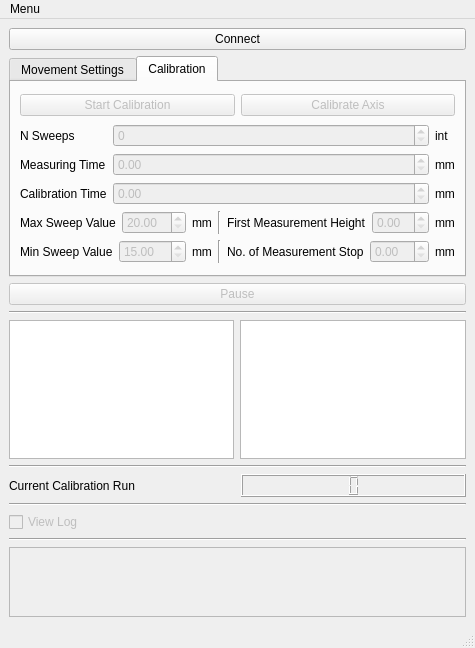
<?xml version="1.0" encoding="UTF-8"?>
<ui version="4.0">
 <class>calibrationUI</class>
 <widget class="QMainWindow" name="calibrationUI">
  <property name="geometry">
   <rect>
    <x>0</x>
    <y>0</y>
    <width>463</width>
    <height>648</height>
   </rect>
  </property>
  <property name="windowTitle">
   <string>Calibration UI</string>
  </property>
  <property name="windowOpacity">
   <double>1.000000000000000</double>
  </property>
  <property name="statusTip">
   <string extracomment="Press to move up"/>
  </property>
  <property name="tabShape">
   <enum>QTabWidget::Rounded</enum>
  </property>
  <widget class="QWidget" name="centralWidget">
   <layout class="QVBoxLayout" name="verticalLayout_4">
    <item>
     <layout class="QHBoxLayout" name="horizontalLayout_3">
      <item>
       <widget class="QPushButton" name="connectButton">
        <property name="text">
         <string>Connect</string>
        </property>
       </widget>
      </item>
     </layout>
    </item>
    <item>
     <widget class="QTabWidget" name="Tabs">
      <property name="sizePolicy">
       <sizepolicy hsizetype="Expanding" vsizetype="Expanding">
        <horstretch>0</horstretch>
        <verstretch>0</verstretch>
       </sizepolicy>
      </property>
      <property name="currentIndex">
       <number>1</number>
      </property>
      <widget class="QWidget" name="Settings">
       <attribute name="title">
        <string>Movement Settings</string>
       </attribute>
       <layout class="QVBoxLayout" name="verticalLayout_2">
        <item>
         <spacer name="settingsTabTopVpacer">
          <property name="orientation">
           <enum>Qt::Vertical</enum>
          </property>
          <property name="sizeHint" stdset="0">
           <size>
            <width>20</width>
            <height>20</height>
           </size>
          </property>
         </spacer>
        </item>
        <item>
         <layout class="QGridLayout" name="settingsInputsGridLayout">
          <item row="0" column="0">
           <widget class="QLabel" name="speedLabel">
            <property name="sizePolicy">
             <sizepolicy hsizetype="Fixed" vsizetype="Minimum">
              <horstretch>0</horstretch>
              <verstretch>0</verstretch>
             </sizepolicy>
            </property>
            <property name="text">
             <string>Speed</string>
            </property>
           </widget>
          </item>
          <item row="1" column="0">
           <widget class="QLabel" name="zAxisLabel">
            <property name="sizePolicy">
             <sizepolicy hsizetype="Fixed" vsizetype="Minimum">
              <horstretch>0</horstretch>
              <verstretch>0</verstretch>
             </sizepolicy>
            </property>
            <property name="text">
             <string>Z-Axis</string>
            </property>
           </widget>
          </item>
          <item row="1" column="3">
           <widget class="QLabel" name="zAxisUnitLabel">
            <property name="sizePolicy">
             <sizepolicy hsizetype="Fixed" vsizetype="Minimum">
              <horstretch>0</horstretch>
              <verstretch>0</verstretch>
             </sizepolicy>
            </property>
            <property name="text">
             <string>sec</string>
            </property>
           </widget>
          </item>
          <item row="2" column="0">
           <widget class="QLabel" name="stepSizeLabel">
            <property name="sizePolicy">
             <sizepolicy hsizetype="Fixed" vsizetype="Minimum">
              <horstretch>0</horstretch>
              <verstretch>0</verstretch>
             </sizepolicy>
            </property>
            <property name="text">
             <string>Step-Size</string>
            </property>
           </widget>
          </item>
          <item row="2" column="3">
           <widget class="QLabel" name="stepSizeUnitLabel">
            <property name="sizePolicy">
             <sizepolicy hsizetype="Fixed" vsizetype="Minimum">
              <horstretch>0</horstretch>
              <verstretch>0</verstretch>
             </sizepolicy>
            </property>
            <property name="text">
             <string>sec</string>
            </property>
           </widget>
          </item>
          <item row="0" column="3">
           <widget class="QLabel" name="speedUnitLabel">
            <property name="sizePolicy">
             <sizepolicy hsizetype="Fixed" vsizetype="Minimum">
              <horstretch>0</horstretch>
              <verstretch>0</verstretch>
             </sizepolicy>
            </property>
            <property name="maximumSize">
             <size>
              <width>16777215</width>
              <height>16777215</height>
             </size>
            </property>
            <property name="mouseTracking">
             <bool>true</bool>
            </property>
            <property name="text">
             <string>mm/s</string>
            </property>
            <property name="textFormat">
             <enum>Qt::AutoText</enum>
            </property>
           </widget>
          </item>
          <item row="0" column="1" colspan="2">
           <widget class="QDoubleSpinBox" name="speedSpin">
            <property name="enabled">
             <bool>false</bool>
            </property>
            <property name="sizePolicy">
             <sizepolicy hsizetype="Expanding" vsizetype="Fixed">
              <horstretch>0</horstretch>
              <verstretch>0</verstretch>
             </sizepolicy>
            </property>
            <property name="toolTip">
             <string extracomment="Add value to change  speed or change value using spin arrows"/>
            </property>
            <property name="decimals">
             <number>2</number>
            </property>
            <property name="maximum">
             <double>6.000000000000000</double>
            </property>
            <property name="singleStep">
             <double>0.100000000000000</double>
            </property>
           </widget>
          </item>
          <item row="1" column="1" colspan="2">
           <widget class="QDoubleSpinBox" name="zAxisSpin">
            <property name="enabled">
             <bool>false</bool>
            </property>
            <property name="minimum">
             <double>0.000000000000000</double>
            </property>
            <property name="maximum">
             <double>300.000000000000000</double>
            </property>
            <property name="singleStep">
             <double>0.100000000000000</double>
            </property>
            <property name="value">
             <double>0.000000000000000</double>
            </property>
           </widget>
          </item>
          <item row="2" column="1" colspan="2">
           <widget class="QDoubleSpinBox" name="stepSizeSpin">
            <property name="enabled">
             <bool>false</bool>
            </property>
           </widget>
          </item>
         </layout>
        </item>
        <item>
         <spacer name="settingsTabMiddleVSpacer">
          <property name="orientation">
           <enum>Qt::Vertical</enum>
          </property>
          <property name="sizeType">
           <enum>QSizePolicy::MinimumExpanding</enum>
          </property>
          <property name="sizeHint" stdset="0">
           <size>
            <width>20</width>
            <height>20</height>
           </size>
          </property>
         </spacer>
        </item>
        <item>
         <layout class="QHBoxLayout" name="settingsTabButtonHLayout">
          <item>
           <widget class="QPushButton" name="Up">
            <property name="enabled">
             <bool>false</bool>
            </property>
            <property name="sizePolicy">
             <sizepolicy hsizetype="MinimumExpanding" vsizetype="Fixed">
              <horstretch>0</horstretch>
              <verstretch>0</verstretch>
             </sizepolicy>
            </property>
            <property name="toolTip">
             <string extracomment="press to move  the sensor up"/>
            </property>
            <property name="text">
             <string>Up</string>
            </property>
           </widget>
          </item>
          <item>
           <widget class="QPushButton" name="Move">
            <property name="enabled">
             <bool>false</bool>
            </property>
            <property name="sizePolicy">
             <sizepolicy hsizetype="MinimumExpanding" vsizetype="Fixed">
              <horstretch>0</horstretch>
              <verstretch>0</verstretch>
             </sizepolicy>
            </property>
            <property name="toolTip">
             <string extracomment="Press to move the sensor position"/>
            </property>
            <property name="statusTip">
             <string/>
            </property>
            <property name="text">
             <string>Move</string>
            </property>
           </widget>
          </item>
          <item>
           <widget class="QPushButton" name="Down">
            <property name="enabled">
             <bool>false</bool>
            </property>
            <property name="sizePolicy">
             <sizepolicy hsizetype="MinimumExpanding" vsizetype="Fixed">
              <horstretch>0</horstretch>
              <verstretch>0</verstretch>
             </sizepolicy>
            </property>
            <property name="toolTip">
             <string extracomment="press to move  the sensor down"/>
            </property>
            <property name="text">
             <string>Down</string>
            </property>
           </widget>
          </item>
         </layout>
        </item>
        <item>
         <spacer name="settingsTabBottomVSpacer">
          <property name="orientation">
           <enum>Qt::Vertical</enum>
          </property>
          <property name="sizeType">
           <enum>QSizePolicy::MinimumExpanding</enum>
          </property>
          <property name="sizeHint" stdset="0">
           <size>
            <width>20</width>
            <height>20</height>
           </size>
          </property>
         </spacer>
        </item>
       </layout>
      </widget>
      <widget class="QWidget" name="Calibration">
       <attribute name="title">
        <string>Calibration</string>
       </attribute>
       <layout class="QVBoxLayout" name="verticalLayout_3">
        <item>
         <spacer name="calibrationTabTopSpacer">
          <property name="orientation">
           <enum>Qt::Vertical</enum>
          </property>
          <property name="sizeHint" stdset="0">
           <size>
            <width>20</width>
            <height>20</height>
           </size>
          </property>
         </spacer>
        </item>
        <item>
         <layout class="QHBoxLayout" name="calibartionButtonsHLayout">
          <item>
           <widget class="QPushButton" name="sweepPushButton">
            <property name="enabled">
             <bool>false</bool>
            </property>
            <property name="sizePolicy">
             <sizepolicy hsizetype="Expanding" vsizetype="Minimum">
              <horstretch>0</horstretch>
              <verstretch>0</verstretch>
             </sizepolicy>
            </property>
            <property name="text">
             <string>Start Calibration</string>
            </property>
           </widget>
          </item>
          <item>
           <widget class="QPushButton" name="referenceAxisPushButton">
            <property name="enabled">
             <bool>false</bool>
            </property>
            <property name="sizePolicy">
             <sizepolicy hsizetype="Expanding" vsizetype="Minimum">
              <horstretch>0</horstretch>
              <verstretch>0</verstretch>
             </sizepolicy>
            </property>
            <property name="text">
             <string>Calibrate Axis</string>
            </property>
           </widget>
          </item>
         </layout>
        </item>
        <item>
         <spacer name="calibrationTabLine1">
          <property name="orientation">
           <enum>Qt::Vertical</enum>
          </property>
          <property name="sizeType">
           <enum>QSizePolicy::Expanding</enum>
          </property>
          <property name="sizeHint" stdset="0">
           <size>
            <width>20</width>
            <height>20</height>
           </size>
          </property>
         </spacer>
        </item>
        <item>
         <layout class="QVBoxLayout" name="calibrationTabVLayout">
          <item>
           <layout class="QHBoxLayout" name="calibrationSwTiHLayout">
            <item>
             <layout class="QVBoxLayout" name="calibrationTabLabelVLazout">
              <item>
               <widget class="QLabel" name="nSweepsLabel">
                <property name="sizePolicy">
                 <sizepolicy hsizetype="Fixed" vsizetype="Expanding">
                  <horstretch>0</horstretch>
                  <verstretch>0</verstretch>
                 </sizepolicy>
                </property>
                <property name="text">
                 <string>N Sweeps</string>
                </property>
               </widget>
              </item>
              <item>
               <widget class="QLabel" name="measuringTImeLabel">
                <property name="sizePolicy">
                 <sizepolicy hsizetype="Fixed" vsizetype="MinimumExpanding">
                  <horstretch>0</horstretch>
                  <verstretch>0</verstretch>
                 </sizepolicy>
                </property>
                <property name="text">
                 <string>Measuring Time</string>
                </property>
               </widget>
              </item>
              <item>
               <widget class="QLabel" name="calibrationTimeLabel_2">
                <property name="sizePolicy">
                 <sizepolicy hsizetype="Fixed" vsizetype="MinimumExpanding">
                  <horstretch>0</horstretch>
                  <verstretch>0</verstretch>
                 </sizepolicy>
                </property>
                <property name="text">
                 <string>Calibration Time</string>
                </property>
               </widget>
              </item>
             </layout>
            </item>
            <item>
             <layout class="QVBoxLayout" name="SpinBoxVLayout">
              <item>
               <widget class="QSpinBox" name="nSweepSpin">
                <property name="enabled">
                 <bool>false</bool>
                </property>
                <property name="sizePolicy">
                 <sizepolicy hsizetype="Expanding" vsizetype="Fixed">
                  <horstretch>0</horstretch>
                  <verstretch>0</verstretch>
                 </sizepolicy>
                </property>
               </widget>
              </item>
              <item>
               <widget class="QDoubleSpinBox" name="measuringTImeSpin">
                <property name="enabled">
                 <bool>false</bool>
                </property>
                <property name="sizePolicy">
                 <sizepolicy hsizetype="Expanding" vsizetype="Fixed">
                  <horstretch>0</horstretch>
                  <verstretch>0</verstretch>
                 </sizepolicy>
                </property>
               </widget>
              </item>
              <item>
               <widget class="QDoubleSpinBox" name="calibrationTimeSpin">
                <property name="enabled">
                 <bool>false</bool>
                </property>
                <property name="sizePolicy">
                 <sizepolicy hsizetype="Minimum" vsizetype="Fixed">
                  <horstretch>0</horstretch>
                  <verstretch>0</verstretch>
                 </sizepolicy>
                </property>
               </widget>
              </item>
             </layout>
            </item>
            <item>
             <layout class="QVBoxLayout" name="unitsLabelVLayout">
              <item>
               <widget class="QLabel" name="nsweepUnitLabel">
                <property name="sizePolicy">
                 <sizepolicy hsizetype="Minimum" vsizetype="Expanding">
                  <horstretch>0</horstretch>
                  <verstretch>0</verstretch>
                 </sizepolicy>
                </property>
                <property name="text">
                 <string>int</string>
                </property>
               </widget>
              </item>
              <item>
               <widget class="QLabel" name="measuringTimeUnitLabel">
                <property name="sizePolicy">
                 <sizepolicy hsizetype="Minimum" vsizetype="Expanding">
                  <horstretch>0</horstretch>
                  <verstretch>0</verstretch>
                 </sizepolicy>
                </property>
                <property name="text">
                 <string>mm</string>
                </property>
               </widget>
              </item>
              <item>
               <widget class="QLabel" name="calibrationTimeUnitLabel">
                <property name="sizePolicy">
                 <sizepolicy hsizetype="Minimum" vsizetype="Expanding">
                  <horstretch>0</horstretch>
                  <verstretch>0</verstretch>
                 </sizepolicy>
                </property>
                <property name="text">
                 <string>mm</string>
                </property>
               </widget>
              </item>
             </layout>
            </item>
           </layout>
          </item>
          <item>
           <layout class="QGridLayout" name="calibrationRngMstopsGridLayout">
            <item row="1" column="2">
             <layout class="QHBoxLayout" name="nMeasurementsHLayout">
              <item>
               <widget class="QLabel" name="maxSweepLabel_3">
                <property name="sizePolicy">
                 <sizepolicy hsizetype="Fixed" vsizetype="MinimumExpanding">
                  <horstretch>0</horstretch>
                  <verstretch>0</verstretch>
                 </sizepolicy>
                </property>
                <property name="text">
                 <string>No. of Measurement Stop</string>
                </property>
               </widget>
              </item>
              <item>
               <widget class="QDoubleSpinBox" name="maxSweepSpin_3">
                <property name="enabled">
                 <bool>false</bool>
                </property>
                <property name="sizePolicy">
                 <sizepolicy hsizetype="Expanding" vsizetype="Fixed">
                  <horstretch>0</horstretch>
                  <verstretch>0</verstretch>
                 </sizepolicy>
                </property>
               </widget>
              </item>
              <item>
               <widget class="QLabel" name="maxSweepDistanceUnitLabel_3">
                <property name="sizePolicy">
                 <sizepolicy hsizetype="Minimum" vsizetype="Expanding">
                  <horstretch>0</horstretch>
                  <verstretch>0</verstretch>
                 </sizepolicy>
                </property>
                <property name="text">
                 <string>mm</string>
                </property>
               </widget>
              </item>
             </layout>
            </item>
            <item row="0" column="0">
             <layout class="QHBoxLayout" name="mSweepHLayout">
              <item>
               <widget class="QLabel" name="maxSweepLabel">
                <property name="sizePolicy">
                 <sizepolicy hsizetype="Fixed" vsizetype="MinimumExpanding">
                  <horstretch>0</horstretch>
                  <verstretch>0</verstretch>
                 </sizepolicy>
                </property>
                <property name="text">
                 <string>Max Sweep Value</string>
                </property>
                <property name="scaledContents">
                 <bool>false</bool>
                </property>
               </widget>
              </item>
              <item>
               <widget class="QDoubleSpinBox" name="maxSweepSpin">
                <property name="enabled">
                 <bool>false</bool>
                </property>
                <property name="sizePolicy">
                 <sizepolicy hsizetype="Expanding" vsizetype="Fixed">
                  <horstretch>0</horstretch>
                  <verstretch>0</verstretch>
                 </sizepolicy>
                </property>
                <property name="minimum">
                 <double>20.000000000000000</double>
                </property>
                <property name="maximum">
                 <double>300.000000000000000</double>
                </property>
               </widget>
              </item>
              <item>
               <widget class="QLabel" name="maxSweepDistanceUnitLabel">
                <property name="sizePolicy">
                 <sizepolicy hsizetype="Minimum" vsizetype="Expanding">
                  <horstretch>0</horstretch>
                  <verstretch>0</verstretch>
                 </sizepolicy>
                </property>
                <property name="text">
                 <string>mm</string>
                </property>
               </widget>
              </item>
             </layout>
            </item>
            <item row="0" column="2">
             <layout class="QHBoxLayout" name="fMeasurementHLayout">
              <item>
               <widget class="QLabel" name="maxSweepLabel_2">
                <property name="sizePolicy">
                 <sizepolicy hsizetype="Fixed" vsizetype="MinimumExpanding">
                  <horstretch>0</horstretch>
                  <verstretch>0</verstretch>
                 </sizepolicy>
                </property>
                <property name="text">
                 <string>First Measurement Height</string>
                </property>
               </widget>
              </item>
              <item>
               <widget class="QDoubleSpinBox" name="maxSweepSpin_2">
                <property name="enabled">
                 <bool>false</bool>
                </property>
                <property name="sizePolicy">
                 <sizepolicy hsizetype="Expanding" vsizetype="Fixed">
                  <horstretch>0</horstretch>
                  <verstretch>0</verstretch>
                 </sizepolicy>
                </property>
               </widget>
              </item>
              <item>
               <widget class="QLabel" name="maxSweepDistanceUnitLabel_2">
                <property name="sizePolicy">
                 <sizepolicy hsizetype="Minimum" vsizetype="Expanding">
                  <horstretch>0</horstretch>
                  <verstretch>0</verstretch>
                 </sizepolicy>
                </property>
                <property name="text">
                 <string>mm</string>
                </property>
               </widget>
              </item>
             </layout>
            </item>
            <item row="1" column="0">
             <layout class="QHBoxLayout" name="minSweepHlayout">
              <item>
               <widget class="QLabel" name="minSweepLabel">
                <property name="sizePolicy">
                 <sizepolicy hsizetype="Fixed" vsizetype="MinimumExpanding">
                  <horstretch>0</horstretch>
                  <verstretch>0</verstretch>
                 </sizepolicy>
                </property>
                <property name="text">
                 <string>Min Sweep Value</string>
                </property>
               </widget>
              </item>
              <item>
               <widget class="QDoubleSpinBox" name="minSweepSpin">
                <property name="enabled">
                 <bool>false</bool>
                </property>
                <property name="sizePolicy">
                 <sizepolicy hsizetype="Expanding" vsizetype="Fixed">
                  <horstretch>0</horstretch>
                  <verstretch>0</verstretch>
                 </sizepolicy>
                </property>
                <property name="minimum">
                 <double>15.000000000000000</double>
                </property>
               </widget>
              </item>
              <item>
               <widget class="QLabel" name="minSweepDistanceUnitLabel">
                <property name="sizePolicy">
                 <sizepolicy hsizetype="Minimum" vsizetype="Expanding">
                  <horstretch>0</horstretch>
                  <verstretch>0</verstretch>
                 </sizepolicy>
                </property>
                <property name="text">
                 <string>mm</string>
                </property>
               </widget>
              </item>
             </layout>
            </item>
            <item row="0" column="1">
             <widget class="Line" name="line_3">
              <property name="orientation">
               <enum>Qt::Vertical</enum>
              </property>
             </widget>
            </item>
            <item row="1" column="1">
             <widget class="Line" name="line_4">
              <property name="orientation">
               <enum>Qt::Vertical</enum>
              </property>
             </widget>
            </item>
           </layout>
          </item>
          <item>
           <spacer name="verticalSpacer_2">
            <property name="orientation">
             <enum>Qt::Vertical</enum>
            </property>
            <property name="sizeHint" stdset="0">
             <size>
              <width>20</width>
              <height>20</height>
             </size>
            </property>
           </spacer>
          </item>
         </layout>
        </item>
       </layout>
      </widget>
     </widget>
    </item>
    <item>
     <widget class="QPushButton" name="pause">
      <property name="enabled">
       <bool>false</bool>
      </property>
      <property name="sizePolicy">
       <sizepolicy hsizetype="Minimum" vsizetype="Minimum">
        <horstretch>0</horstretch>
        <verstretch>0</verstretch>
       </sizepolicy>
      </property>
      <property name="toolTip">
       <string extracomment="Press to halt motion"/>
      </property>
      <property name="text">
       <string>Pause</string>
      </property>
     </widget>
    </item>
    <item>
     <widget class="Line" name="line">
      <property name="orientation">
       <enum>Qt::Horizontal</enum>
      </property>
     </widget>
    </item>
    <item>
     <layout class="QHBoxLayout" name="horizontalLayout">
      <item>
       <widget class="QGraphicsView" name="imageView"/>
      </item>
      <item>
       <widget class="QGraphicsView" name="graphicsView">
        <property name="sizePolicy">
         <sizepolicy hsizetype="Expanding" vsizetype="Expanding">
          <horstretch>0</horstretch>
          <verstretch>0</verstretch>
         </sizepolicy>
        </property>
       </widget>
      </item>
     </layout>
    </item>
    <item>
     <widget class="Line" name="line_2">
      <property name="orientation">
       <enum>Qt::Horizontal</enum>
      </property>
     </widget>
    </item>
    <item>
     <layout class="QHBoxLayout" name="bottomSweepHLayout">
      <item>
       <widget class="QLabel" name="currentSweepNumberLabel">
        <property name="text">
         <string>Current Calibration Run</string>
        </property>
       </widget>
      </item>
      <item>
       <widget class="QLCDNumber" name="sweepNumberLCD">
        <property name="digitCount">
         <number>1</number>
        </property>
       </widget>
      </item>
     </layout>
    </item>
    <item>
     <widget class="Line" name="line_5">
      <property name="orientation">
       <enum>Qt::Horizontal</enum>
      </property>
     </widget>
    </item>
    <item>
     <widget class="QCheckBox" name="viewLogCheckBox">
      <property name="enabled">
       <bool>false</bool>
      </property>
      <property name="text">
       <string>View Log</string>
      </property>
     </widget>
    </item>
    <item>
     <widget class="Line" name="line_6">
      <property name="orientation">
       <enum>Qt::Horizontal</enum>
      </property>
     </widget>
    </item>
    <item>
     <widget class="QScrollArea" name="scrollArea">
      <property name="widgetResizable">
       <bool>true</bool>
      </property>
      <widget class="QWidget" name="LoggerContents">
       <property name="geometry">
        <rect>
         <x>0</x>
         <y>0</y>
         <width>443</width>
         <height>69</height>
        </rect>
       </property>
      </widget>
     </widget>
    </item>
   </layout>
  </widget>
  <widget class="QMenuBar" name="menubar">
   <property name="geometry">
    <rect>
     <x>0</x>
     <y>0</y>
     <width>463</width>
     <height>22</height>
    </rect>
   </property>
   <widget class="QMenu" name="menuMenu">
    <property name="title">
     <string>Menu</string>
    </property>
    <addaction name="actionReference_Axis"/>
    <addaction name="actionReboot_System"/>
   </widget>
   <addaction name="menuMenu"/>
  </widget>
  <widget class="QStatusBar" name="statusbar"/>
  <action name="actionReference_Axis">
   <property name="text">
    <string>Reference Axis</string>
   </property>
  </action>
  <action name="actionReboot_System">
   <property name="text">
    <string>Reboot System</string>
   </property>
  </action>
 </widget>
 <resources/>
 <connections/>
</ui>
